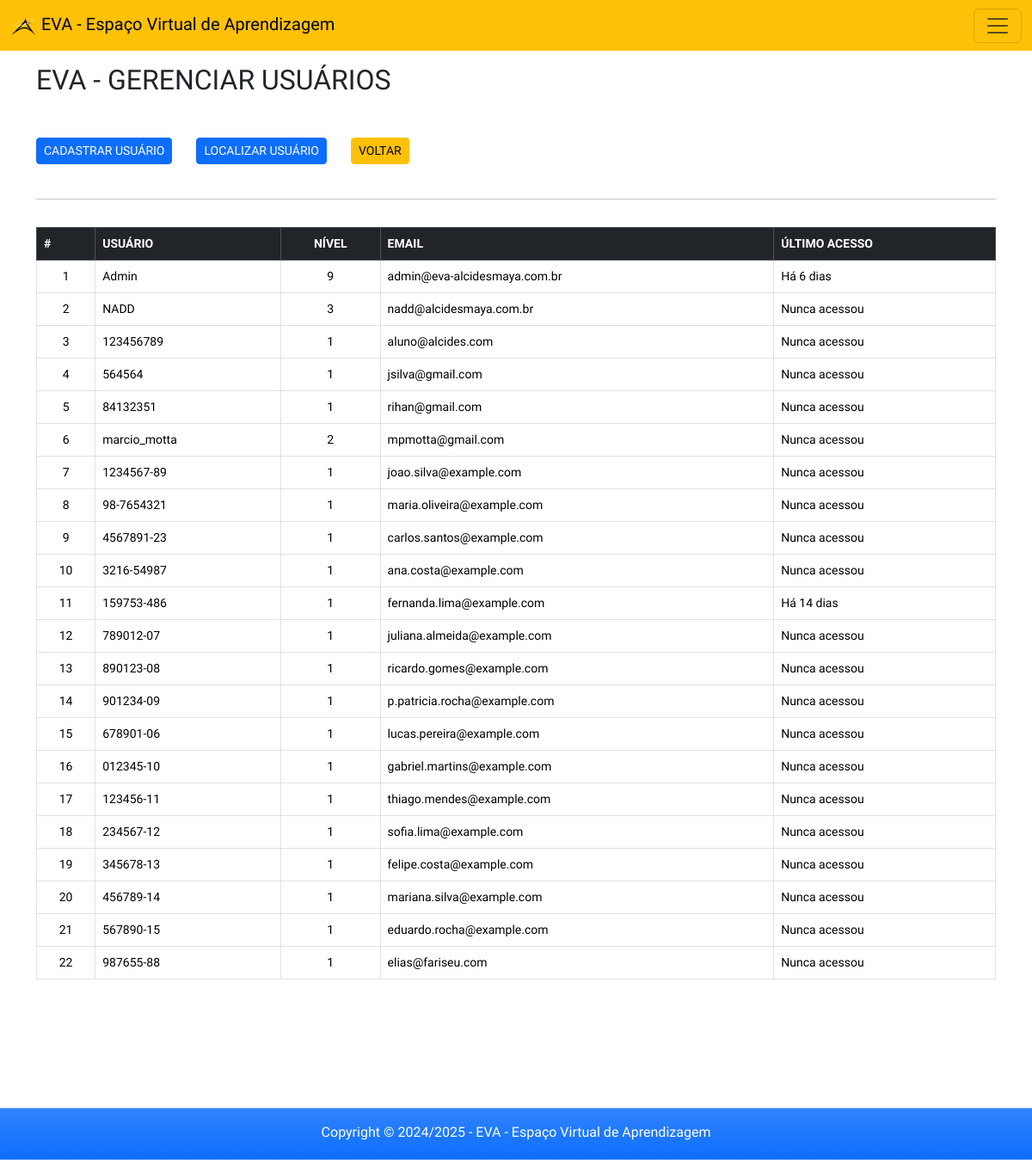
The page /app/view/adminUsers.php (signed in) on the database its author committed.
### tables this page shows
CREATE TABLE `usuarios` (
  `id_usuario` int(11) NOT NULL,
  `username` varchar(30) NOT NULL,
  `senha` varchar(128) DEFAULT 'e3b0c44298fc1c149afbf4c8996fb92427ae41e4649b934ca495991b7852b855',
  `nivel` tinyint(1) DEFAULT '1',
  `email` varchar(90) NOT NULL,
  `ultimo_login` timestamp NULL DEFAULT NULL,
  `data_criado` timestamp NOT NULL DEFAULT CURRENT_TIMESTAMP,
  `data_editado` timestamp NOT NULL DEFAULT CURRENT_TIMESTAMP ON UPDATE CURRENT_TIMESTAMP
);

### app/config/connect.php (called while the page is built, shortened)
<?php
abstract class Connect {
    private $servidor = 'localhost';
    private $user = 'root';
    private $pass = '';
    private $banco = 'eva';
    private function connect() {
        $this->conn = new PDO("mysql:host=$this->servidor;dbname=$this->banco", $this->user, $this->pass);
    }
}
?>

### app/model/usuario.php (called while the page is built, shortened)
<?php
require_once '../config/connect.php';
class Usuario extends Connect{
    private $tabela = 'usuarios';
    public function consultarUsuarios(){
        $sql = "SELECT id_usuario, username, nivel, email, ultimo_login FROM $this->tabela";
        $stmt = $this->conn->prepare($sql);
        $stmt->execute();
        $result = $stmt->fetchAll(PDO::FETCH_ASSOC);
        return $result;
    }
}

### app/view/adminUsers.php (the view, shortened to what this page needs)
<?php
        if(isset($_SESSION['logado']) && $_SESSION['logado'] == true && $_SESSION['nivel'] == 9 ){
?>
<!DOCTYPE html>
<html lang="pt-br">
<head>
    <link rel="stylesheet" href="css/style.css">
</head>
<body>
    <div class="container-full">
        <?php require_once 'headerAdmin.php'; ?>
        <section class="container main bg-white">
            <h2 class="mb-5"> EVA - GERENCIAR USUÁRIOS</h2>
            <button type="button" class="btn btn-sm btn-primary" data-bs-toggle="modal" data-bs-target="#cadUser">
                CADASTRAR USUÁRIO
             </button>
            <button type="button" class="btn btn-sm btn-primary ms-4" data-bs-toggle="modal" data-bs-target="#localiza">
                LOCALIZAR USUÁRIO
            </button>
            <a href="indexAdmin.php" class="btn btn-sm btn-warning ms-4">VOLTAR</a>
            <br>&nbsp;
            <hr class="pt-2 pb-2">
            <table class="table table-bordered table stripped">
                <thead class="table-dark">
                    <tr>
                        <th>
                            #
                        </th>
                        <th>
                            USUÁRIO
                        </th>
                        <th class='text-center'>
                            NÍVEL
                        </th>
                        <th>
                            EMAIL
                        </th>
                        <th>
                            ÚLTIMO ACESSO
                        </th>
                    </tr>
                </thead>
                <tbody>
                <?php
                      $usuario = new usuario();
                      $consulta = $usuario->consultarUsuarios();
                        $i = 1;
                      foreach($consulta as $linha){
                          $username = $linha['username'];
                          $nivel = $linha['nivel'];
                          $email = $linha['email'];
                          $ultimo_login = $linha['ultimo_login'];
                          $timestampAtual = time();
                          echo"
                          <tr>
                              <td class='text-center'>". $i++ ."</td>
                              <td>$username</td>
                              <td class='text-center'>$nivel</td>
                              <td>$email</td>";
                                      $dataHoraUltimoLogin = $ultimo_login;
                                      if (empty($dataHoraUltimoLogin)) {
                                          echo "<td>Nunca acessou</td>";
                                      } else {
                                          $timestampLogin = strtotime($dataHoraUltimoLogin); ;
                                          $diferenca = $timestampAtual - $timestampLogin; ;
                                          if ($diferenca < 60) {
                                              echo "<td>Agora</td>";
                                          } elseif ($diferenca < 3600) {
                                              $minutos = floor($diferenca / 60);
                                              echo "<td>Há $minutos minutos</td>";
                                          } elseif ($diferenca < 86400) {
                                              $horas = floor($diferenca / 3600);
                                              echo "<td>Há $horas horas<br></td>";
                                          } else {
                                              $dias = floor($diferenca / 86400);
                                              echo "<td>Há $dias dias</td>";
                                          }
                                      }
                          echo "</tr>";
                      }
                ?>
                </tbody>
            </table>
        </section>
        <?php require_once 'footer.php'; ?>
    </div>
</body>
</html>
<?php
    }else{
        header('Location: ../index.php');
    }
?>

### app/view/css/style.css (style rules this page uses)
body, * { font-family: 'Saira', sans-serif; font-optical-sizing: auto; font-style: normal; }
table { font-size: 14px; margin-bottom: 150px !important; }
.container, .border { background-color: #fbfbfb; }
.main { padding-top: 15px; }

### rows shown on the page
usuarios: username "Admin", nivel "9", email "admin@eva-alcidesmaya.com.br"
usuarios: username "NADD", nivel "3", email "nadd@alcidesmaya.com.br", shows "Nunca acessou"
usuarios: username "123456789", nivel "1", email "aluno@alcides.com", shows "Nunca acessou"
usuarios: username "564564", nivel "1", email "jsilva@gmail.com", shows "Nunca acessou"
usuarios: username "84132351", nivel "1", email "rihan@gmail.com", shows "Nunca acessou"
usuarios: username "marcio_motta", nivel "2", email "mpmotta@gmail.com", shows "Nunca acessou"
usuarios: username "1234567-89", nivel "1", email "joao.silva@example.com", shows "Nunca acessou"
usuarios: username "98-7654321", nivel "1", email "maria.oliveira@example.com", shows "Nunca acessou"
usuarios: username "4567891-23", nivel "1", email "carlos.santos@example.com", shows "Nunca acessou"
usuarios: username "3216-54987", nivel "1", email "ana.costa@example.com", shows "Nunca acessou"
usuarios: username "159753-486", nivel "1", email "fernanda.lima@example.com"
usuarios: username "789012-07", nivel "1", email "juliana.almeida@example.com", shows "Nunca acessou"
usuarios: username "890123-08", nivel "1", email "ricardo.gomes@example.com", shows "Nunca acessou"
usuarios: username "901234-09", nivel "1", email "p.patricia.rocha@example.com", shows "Nunca acessou"
usuarios: username "678901-06", nivel "1", email "lucas.pereira@example.com", shows "Nunca acessou"
usuarios: username "012345-10", nivel "1", email "gabriel.martins@example.com", shows "Nunca acessou"
usuarios: username "123456-11", nivel "1", email "thiago.mendes@example.com", shows "Nunca acessou"
usuarios: username "234567-12", nivel "1", email "sofia.lima@example.com", shows "Nunca acessou"
usuarios: username "345678-13", nivel "1", email "felipe.costa@example.com", shows "Nunca acessou"
usuarios: username "456789-14", nivel "1", email "mariana.silva@example.com", shows "Nunca acessou"
usuarios: username "567890-15", nivel "1", email "eduardo.rocha@example.com", shows "Nunca acessou"
usuarios: username "987655-88", nivel "1", email "elias@fariseu.com", shows "Nunca acessou"
